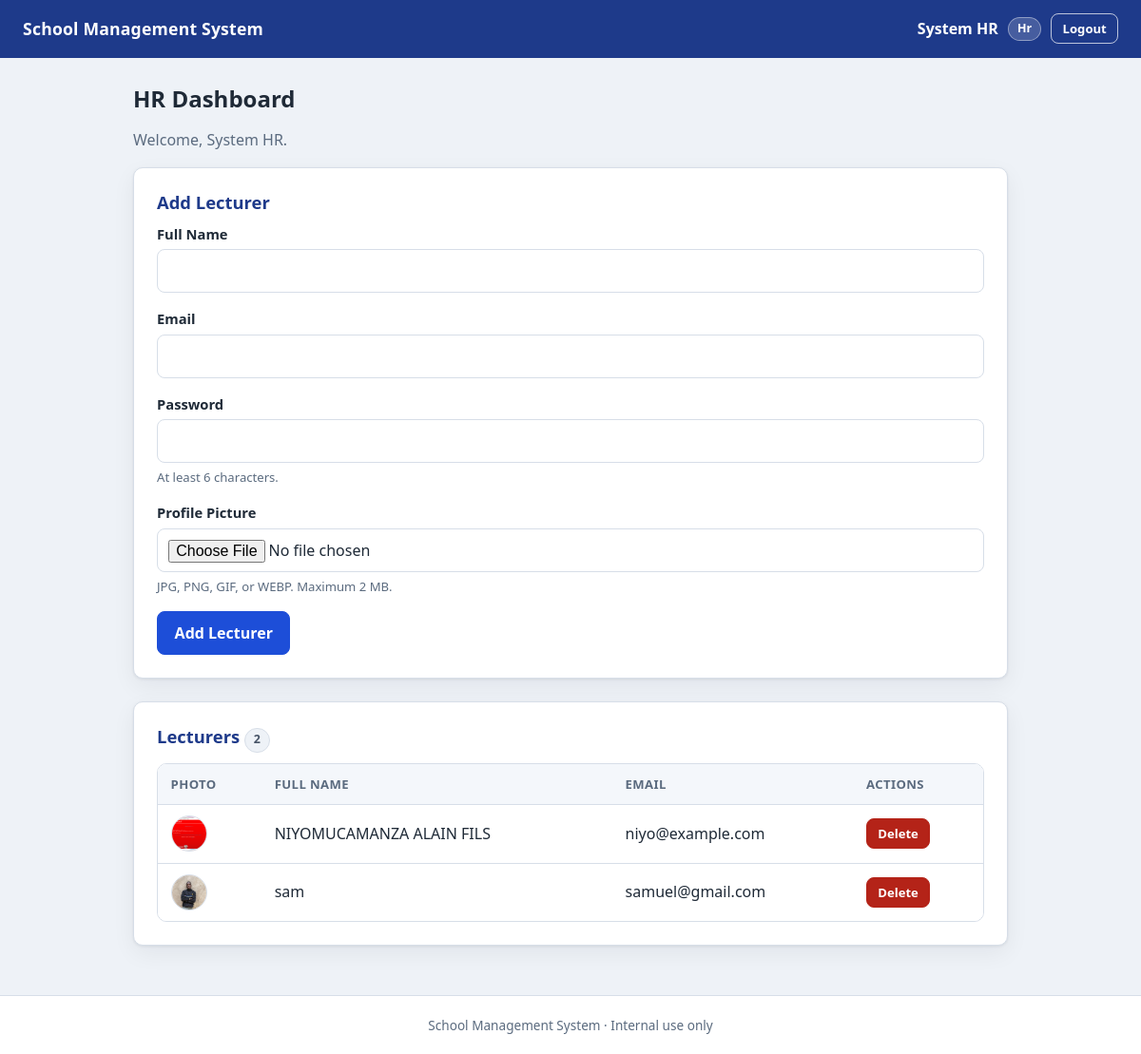
Page /hr.php (signed in) on the committed database.
### tables this page shows
CREATE TABLE `users` (
  `id` int(11) NOT NULL AUTO_INCREMENT,
  `full_name` varchar(100) NOT NULL,
  `email` varchar(100) NOT NULL,
  `password` varchar(255) NOT NULL,
  `role` enum('hr','registrar','hod','lecturer','student') NOT NULL,
  `profile_picture` varchar(255) DEFAULT NULL,
  PRIMARY KEY (`id`),
  UNIQUE KEY `email` (`email`)
);

### hr.php (the view, shortened to what this page needs)
<?php
require __DIR__ . "/functions.php";
require __DIR__ . "/db.php";
$lecturers = [];
$list = $conn->prepare(
    "SELECT id, full_name, email, profile_picture FROM users WHERE role = 'lecturer' ORDER BY full_name"
);
$list->execute();
$result = $list->get_result();
while ($row = $result->fetch_assoc()) {
    $lecturers[] = $row;
}
page_header("HR Dashboard", [
    "name" => $_SESSION["name"],
    "role" => $_SESSION["role"],
    "picture" => $_SESSION["picture"] ?? "",
]);
?>
<h2>HR Dashboard</h2>
<p class="muted">Welcome, <?= h($_SESSION["name"]) ?>.</p>
<section class="card">
    <h3>Add Lecturer</h3>
    <form method="POST" action="hr.php" enctype="multipart/form-data">
        <div class="field">
            <label for="name">Full Name</label>
            <input type="text" id="name" name="name" maxlength="100" required>
        </div>
        <div class="field">
            <label for="email">Email</label>
            <input type="email" id="email" name="email" maxlength="100" required>
        </div>
        <div class="field">
            <label for="password">Password</label>
            <input type="password" id="password" name="password" minlength="6" required>
            <span class="hint">At least 6 characters.</span>
        </div>
        <div class="field">
            <label for="picture">Profile Picture</label>
            <input type="file" id="picture" name="picture" accept="image/jpeg,image/png,image/gif,image/webp">
            <span class="hint">JPG, PNG, GIF, or WEBP. Maximum 2 MB.</span>
        </div>
        <button type="submit" name="add" class="btn">Add Lecturer</button>
    </form>
</section>
<section class="card">
    <h3>Lecturers <span class="badge badge-neutral"><?= h(count($lecturers)) ?></span></h3>
    <?php if ($lecturers === []): ?>
        <p class="empty-state">No lecturers have been added yet.</p>
    <?php else: ?>
        <div class="table-wrap">
            <table>
                <thead>
                    <tr>
                        <th scope="col">Photo</th>
                        <th scope="col">Full Name</th>
                        <th scope="col">Email</th>
                        <th scope="col">Actions</th>
                    </tr>
                </thead>
                <tbody>
                    <?php foreach ($lecturers as $lecturer): ?>
                        <?php $avatar = avatar_url($lecturer["profile_picture"]); ?>
                        <tr>
                            <td>
                                <?php if ($avatar !== null): ?>
                                    <img class="thumb" src="<?= h($avatar) ?>" alt="Photo of <?= h($lecturer["full_name"]) ?>">
                                <?php else: ?>
                                    <span class="muted">&mdash;</span>
                                <?php endif; ?>
                            </td>
                            <td><?= h($lecturer["full_name"]) ?></td>
                            <td><?= h($lecturer["email"]) ?></td>
                            <td>
                                <form method="POST" action="hr.php" class="inline-form">
                                    <button type="submit" name="delete" class="btn btn-small btn-danger">Delete</button>
                                </form>
                            </td>
                        </tr>
                    <?php endforeach; ?>
                </tbody>
            </table>
        </div>
    <?php endif; ?>
</section>
<?php page_footer(); ?>

### functions.php (shortened to what this page needs)
<?php
function h($value): string
{
    return htmlspecialchars((string) ($value ?? ""), ENT_QUOTES, "UTF-8");
}
function avatar_url(?string $picture): ?string
{
    if ($picture === null || $picture === "" || $picture === "0") {
        return null;
    }
    $name = basename($picture);
    return "uploads/" . $name;
}
function page_header(string $title, ?array $user = null): void
{
    ?>
<!DOCTYPE html>
<html lang="en">
<head>
    <link rel="stylesheet" href="assets/style.css">
</head>
<body>
    <header class="topbar">
        <div class="brand">School Management System</div>
        <?php if ($user !== null): ?>
            <div class="userbox">
                <span class="username"><?= h($user["name"]) ?></span>
                <span class="badge badge-role"><?= h(ucfirst($user["role"])) ?></span>
                <form method="POST" action="logout.php" class="logout-form">
                    <button type="submit" class="btn btn-small btn-outline">Logout</button>
                </form>
            </div>
        <?php endif; ?>
    </header>
    <main class="container">
    <?php
}
function page_footer(): void
{
    ?>
    </main>
    <footer class="footer">School Management System &middot; Internal use only</footer>
</body>
</html>
    <?php
}

### assets/style.css (style rules this page uses)
:root { --bg: #eef2f7; --surface: #ffffff; --ink: #1f2a37; --muted: #5b6b7f; --line: #d7dee8; --primary: #1d4ed8; --primary-dark: #1e3a8a; --success-bg: #e7f6ec; --success-ink: #166534; --error-bg: #fdecec; --error-ink: #b42318; --info-bg: #e8f1fd; --info-ink: #1e40af; --radius: 10px; --shadow: 0 1px 3px rgba(16, 24, 40, 0.08), 0 8px 24px rgba(16, 24, 40, 0.06); }
* { box-sizing: border-box; }
html, body { margin: 0; padding: 0; }
body { min-height: 100vh; display: flex; flex-direction: column; font-family: "Segoe UI", system-ui, -apple-system, Roboto, Helvetica, Arial, sans-serif; font-size: 16px; line-height: 1.55; color: var(--ink); background: var(--bg); }
h1, h2, h3 { line-height: 1.25; margin: 0 0 0.6em; }
h2 { font-size: 1.5rem; }
h3 { font-size: 1.15rem; color: var(--primary-dark); }
.topbar { display: flex; flex-wrap: wrap; align-items: center; justify-content: space-between; gap: 1rem; padding: 0.9rem 1.5rem; background: var(--primary-dark); color: #fff; }
.brand { font-weight: 700; font-size: 1.1rem; letter-spacing: 0.2px; }
.userbox { display: flex; flex-wrap: wrap; align-items: center; gap: 0.65rem; }
.username { font-weight: 600; }
.container { width: 100%; max-width: 960px; margin: 1.75rem auto; padding: 0 1.25rem; flex: 1 0 auto; }
.card { background: var(--surface); border: 1px solid var(--line); border-radius: var(--radius); box-shadow: var(--shadow); padding: 1.5rem; margin-bottom: 1.5rem; }
.footer { flex-shrink: 0; text-align: center; padding: 1.25rem; color: var(--muted); font-size: 0.85rem; border-top: 1px solid var(--line); background: var(--surface); }
.badge { display: inline-block; padding: 0.15rem 0.55rem; border-radius: 999px; font-size: 0.78rem; font-weight: 600; line-height: 1.5; }
.badge-role { background: rgba(255, 255, 255, 0.18); color: #fff; border: 1px solid rgba(255, 255, 255, 0.4); }
form { margin: 0; }
label { display: block; font-weight: 600; margin-bottom: 0.3rem; font-size: 0.92rem; }
input[type="text"], input[type="email"], input[type="password"], input[type="number"], input[type="file"], select { width: 100%; padding: 0.6rem 0.7rem; font: inherit; color: var(--ink); background: #fff; border: 1px solid var(--line); border-radius: 8px; transition: border-color 0.15s ease, box-shadow 0.15s ease; }
.field { margin-bottom: 1rem; }
.hint { display: block; margin-top: 0.3rem; color: var(--muted); font-size: 0.82rem; }
.btn { display: inline-block; padding: 0.6rem 1.1rem; font: inherit; font-weight: 600; color: #fff; background: var(--primary); border: 1px solid var(--primary); border-radius: 8px; cursor: pointer; text-decoration: none; transition: background 0.15s ease, border-color 0.15s ease; }
.btn-small { padding: 0.3rem 0.7rem; font-size: 0.82rem; }
.btn-outline { background: transparent; color: #fff; border-color: rgba(255, 255, 255, 0.7); }
.table-wrap { overflow-x: auto; border: 1px solid var(--line); border-radius: var(--radius); }
table { width: 100%; border-collapse: collapse; background: var(--surface); min-width: 480px; }
th, td { padding: 0.7rem 0.85rem; text-align: left; border-bottom: 1px solid var(--line); }
th { background: #f4f7fb; font-size: 0.82rem; text-transform: uppercase; letter-spacing: 0.4px; color: var(--muted); }
tbody tr:last-child td { border-bottom: none; }
.muted { color: var(--muted); }
.btn-danger { background: #b42318; border-color: #b42318; color: #fff; }
.logout-form { display: inline; margin: 0; }
.badge-neutral { background: #eef2f7; color: #475467; border: 1px solid var(--line); }
.thumb { width: 38px; height: 38px; border-radius: 50%; object-fit: cover; border: 1px solid var(--line); vertical-align: middle; }
.inline-form { display: flex; align-items: center; gap: 0.4rem; margin: 0; }

### rows in the picture
users: profile_picture (picture), full_name "NIYOMUCAMANZA ALAIN FILS", email "niyo@example.com"
users: profile_picture (picture), full_name "sam", email "samuel@gmail.com"

### other values in the picture
$user["name"] "System HR"
$user["role"] "Hr"
$_SESSION["name"] "System HR"
count($lecturers) "2"
